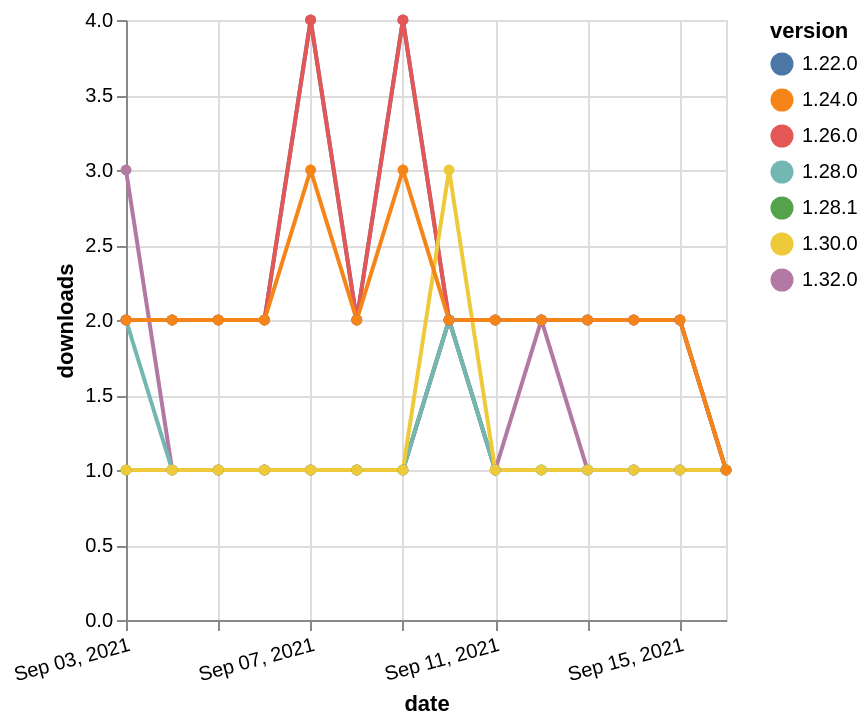

Source (Vega-Lite JSON):
### Vega-Lite specification from a JSON file in a GitHub repository (floating-point values rounded to 4 significant figures)
{"$schema": "https://vega.github.io/schema/vega-lite/v5.json", "description": "A simple bar chart with embedded data.", "data": {"values": [{"date": "2021-09-03", "total": 232, "delta": 1, "version": "1.28.1"}, {"date": "2021-09-04", "total": 233, "delta": 1, "version": "1.28.1"}, {"date": "2021-09-05", "total": 234, "delta": 1, "version": "1.28.1"}, {"date": "2021-09-06", "total": 235, "delta": 1, "version": "1.28.1"}, {"date": "2021-09-07", "total": 236, "delta": 1, "version": "1.28.1"}, {"date": "2021-09-08", "total": 237, "delta": 1, "version": "1.28.1"}, {"date": "2021-09-09", "total": 238, "delta": 1, "version": "1.28.1"}, {"date": "2021-09-10", "total": 240, "delta": 2, "version": "1.28.1"}, {"date": "2021-09-11", "total": 241, "delta": 1, "version": "1.28.1"}, {"date": "2021-09-12", "total": 242, "delta": 1, "version": "1.28.1"}, {"date": "2021-09-13", "total": 243, "delta": 1, "version": "1.28.1"}, {"date": "2021-09-14", "total": 244, "delta": 1, "version": "1.28.1"}, {"date": "2021-09-15", "total": 245, "delta": 1, "version": "1.28.1"}, {"date": "2021-09-16", "total": 246, "delta": 1, "version": "1.28.1"}, {"date": "2021-09-03", "total": 191, "delta": 3, "version": "1.32.0"}, {"date": "2021-09-04", "total": 192, "delta": 1, "version": "1.32.0"}, {"date": "2021-09-05", "total": 193, "delta": 1, "version": "1.32.0"}, {"date": "2021-09-06", "total": 194, "delta": 1, "version": "1.32.0"}, {"date": "2021-09-07", "total": 195, "delta": 1, "version": "1.32.0"}, {"date": "2021-09-08", "total": 196, "delta": 1, "version": "1.32.0"}, {"date": "2021-09-09", "total": 197, "delta": 1, "version": "1.32.0"}, {"date": "2021-09-10", "total": 199, "delta": 2, "version": "1.32.0"}, {"date": "2021-09-11", "total": 200, "delta": 1, "version": "1.32.0"}, {"date": "2021-09-12", "total": 202, "delta": 2, "version": "1.32.0"}, {"date": "2021-09-13", "total": 203, "delta": 1, "version": "1.32.0"}, {"date": "2021-09-14", "total": 204, "delta": 1, "version": "1.32.0"}, {"date": "2021-09-15", "total": 205, "delta": 1, "version": "1.32.0"}, {"date": "2021-09-16", "total": 206, "delta": 1, "version": "1.32.0"}, {"date": "2021-09-03", "total": 3112, "delta": 2, "version": "1.22.0"}, {"date": "2021-09-04", "total": 3114, "delta": 2, "version": "1.22.0"}, {"date": "2021-09-05", "total": 3116, "delta": 2, "version": "1.22.0"}, {"date": "2021-09-06", "total": 3118, "delta": 2, "version": "1.22.0"}, {"date": "2021-09-07", "total": 3122, "delta": 4, "version": "1.22.0"}, {"date": "2021-09-08", "total": 3124, "delta": 2, "version": "1.22.0"}, {"date": "2021-09-09", "total": 3128, "delta": 4, "version": "1.22.0"}, {"date": "2021-09-10", "total": 3130, "delta": 2, "version": "1.22.0"}, {"date": "2021-09-11", "total": 3132, "delta": 2, "version": "1.22.0"}, {"date": "2021-09-12", "total": 3134, "delta": 2, "version": "1.22.0"}, {"date": "2021-09-13", "total": 3136, "delta": 2, "version": "1.22.0"}, {"date": "2021-09-14", "total": 3138, "delta": 2, "version": "1.22.0"}, {"date": "2021-09-15", "total": 3140, "delta": 2, "version": "1.22.0"}, {"date": "2021-09-16", "total": 3141, "delta": 1, "version": "1.22.0"}, {"date": "2021-09-03", "total": 248, "delta": 2, "version": "1.28.0"}, {"date": "2021-09-04", "total": 249, "delta": 1, "version": "1.28.0"}, {"date": "2021-09-05", "total": 250, "delta": 1, "version": "1.28.0"}, {"date": "2021-09-06", "total": 251, "delta": 1, "version": "1.28.0"}, {"date": "2021-09-07", "total": 252, "delta": 1, "version": "1.28.0"}, {"date": "2021-09-08", "total": 253, "delta": 1, "version": "1.28.0"}, {"date": "2021-09-09", "total": 254, "delta": 1, "version": "1.28.0"}, {"date": "2021-09-10", "total": 256, "delta": 2, "version": "1.28.0"}, {"date": "2021-09-11", "total": 257, "delta": 1, "version": "1.28.0"}, {"date": "2021-09-12", "total": 258, "delta": 1, "version": "1.28.0"}, {"date": "2021-09-13", "total": 259, "delta": 1, "version": "1.28.0"}, {"date": "2021-09-14", "total": 260, "delta": 1, "version": "1.28.0"}, {"date": "2021-09-15", "total": 261, "delta": 1, "version": "1.28.0"}, {"date": "2021-09-16", "total": 262, "delta": 1, "version": "1.28.0"}, {"date": "2021-09-03", "total": 2515, "delta": 2, "version": "1.26.0"}, {"date": "2021-09-04", "total": 2517, "delta": 2, "version": "1.26.0"}, {"date": "2021-09-05", "total": 2519, "delta": 2, "version": "1.26.0"}, {"date": "2021-09-06", "total": 2521, "delta": 2, "version": "1.26.0"}, {"date": "2021-09-07", "total": 2525, "delta": 4, "version": "1.26.0"}, {"date": "2021-09-08", "total": 2527, "delta": 2, "version": "1.26.0"}, {"date": "2021-09-09", "total": 2531, "delta": 4, "version": "1.26.0"}, {"date": "2021-09-10", "total": 2533, "delta": 2, "version": "1.26.0"}, {"date": "2021-09-11", "total": 2535, "delta": 2, "version": "1.26.0"}, {"date": "2021-09-12", "total": 2537, "delta": 2, "version": "1.26.0"}, {"date": "2021-09-13", "total": 2539, "delta": 2, "version": "1.26.0"}, {"date": "2021-09-14", "total": 2541, "delta": 2, "version": "1.26.0"}, {"date": "2021-09-15", "total": 2543, "delta": 2, "version": "1.26.0"}, {"date": "2021-09-16", "total": 2544, "delta": 1, "version": "1.26.0"}, {"date": "2021-09-03", "total": 343, "delta": 1, "version": "1.30.0"}, {"date": "2021-09-04", "total": 344, "delta": 1, "version": "1.30.0"}, {"date": "2021-09-05", "total": 345, "delta": 1, "version": "1.30.0"}, {"date": "2021-09-06", "total": 346, "delta": 1, "version": "1.30.0"}, {"date": "2021-09-07", "total": 347, "delta": 1, "version": "1.30.0"}, {"date": "2021-09-08", "total": 348, "delta": 1, "version": "1.30.0"}, {"date": "2021-09-09", "total": 349, "delta": 1, "version": "1.30.0"}, {"date": "2021-09-10", "total": 352, "delta": 3, "version": "1.30.0"}, {"date": "2021-09-11", "total": 353, "delta": 1, "version": "1.30.0"}, {"date": "2021-09-12", "total": 354, "delta": 1, "version": "1.30.0"}, {"date": "2021-09-13", "total": 355, "delta": 1, "version": "1.30.0"}, {"date": "2021-09-14", "total": 356, "delta": 1, "version": "1.30.0"}, {"date": "2021-09-15", "total": 357, "delta": 1, "version": "1.30.0"}, {"date": "2021-09-16", "total": 358, "delta": 1, "version": "1.30.0"}, {"date": "2021-09-03", "total": 2642, "delta": 2, "version": "1.24.0"}, {"date": "2021-09-04", "total": 2644, "delta": 2, "version": "1.24.0"}, {"date": "2021-09-05", "total": 2646, "delta": 2, "version": "1.24.0"}, {"date": "2021-09-06", "total": 2648, "delta": 2, "version": "1.24.0"}, {"date": "2021-09-07", "total": 2651, "delta": 3, "version": "1.24.0"}, {"date": "2021-09-08", "total": 2653, "delta": 2, "version": "1.24.0"}, {"date": "2021-09-09", "total": 2656, "delta": 3, "version": "1.24.0"}, {"date": "2021-09-10", "total": 2658, "delta": 2, "version": "1.24.0"}, {"date": "2021-09-11", "total": 2660, "delta": 2, "version": "1.24.0"}, {"date": "2021-09-12", "total": 2662, "delta": 2, "version": "1.24.0"}, {"date": "2021-09-13", "total": 2664, "delta": 2, "version": "1.24.0"}, {"date": "2021-09-14", "total": 2666, "delta": 2, "version": "1.24.0"}, {"date": "2021-09-15", "total": 2668, "delta": 2, "version": "1.24.0"}, {"date": "2021-09-16", "total": 2669, "delta": 1, "version": "1.24.0"}]}, "width": "container", "mark": {"type": "line", "point": {"filled": true}}, "encoding": {"x": {"field": "date", "type": "temporal", "timeUnit": "yearmonthdate", "title": "date", "axis": {"labelAngle": -15}}, "y": {"field": "delta", "type": "quantitative", "title": "downloads"}, "color": {"field": "version", "type": "nominal"}, "tooltip": {"field": "delta"}}}
